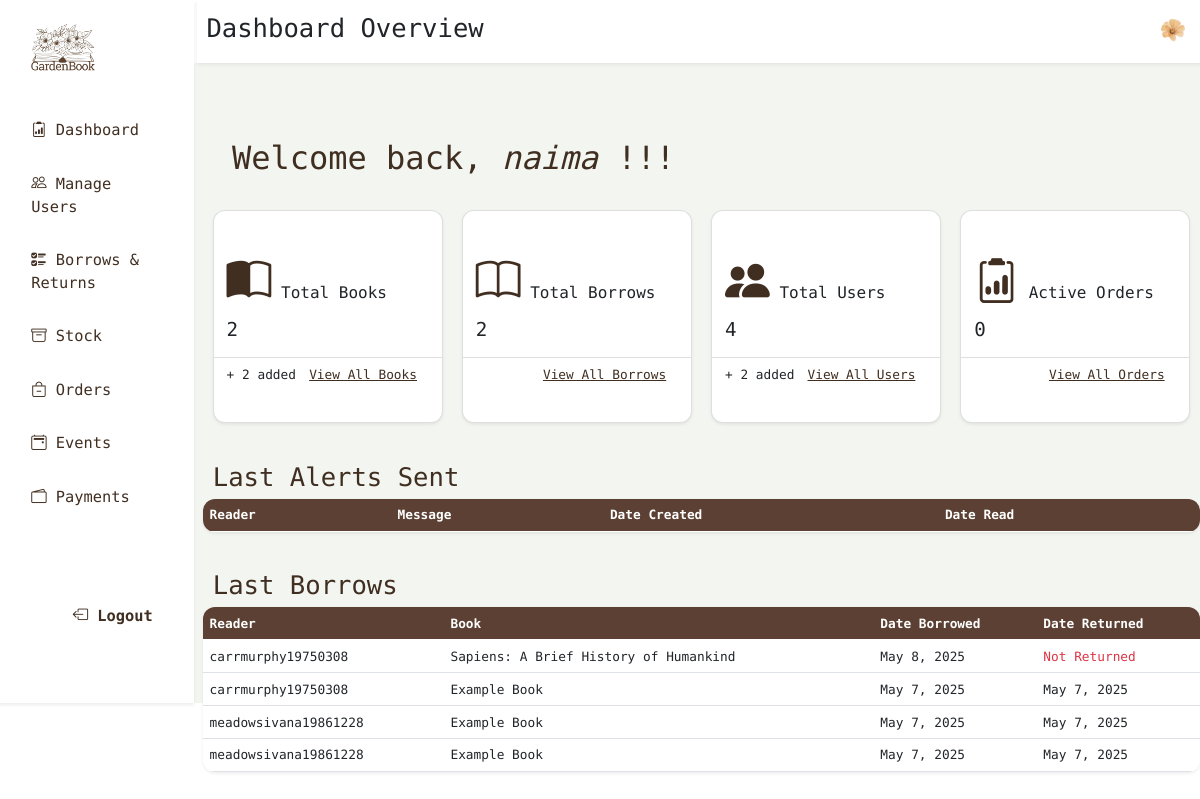
/dashboard (signed in), run on an earlier commit of the app's database.
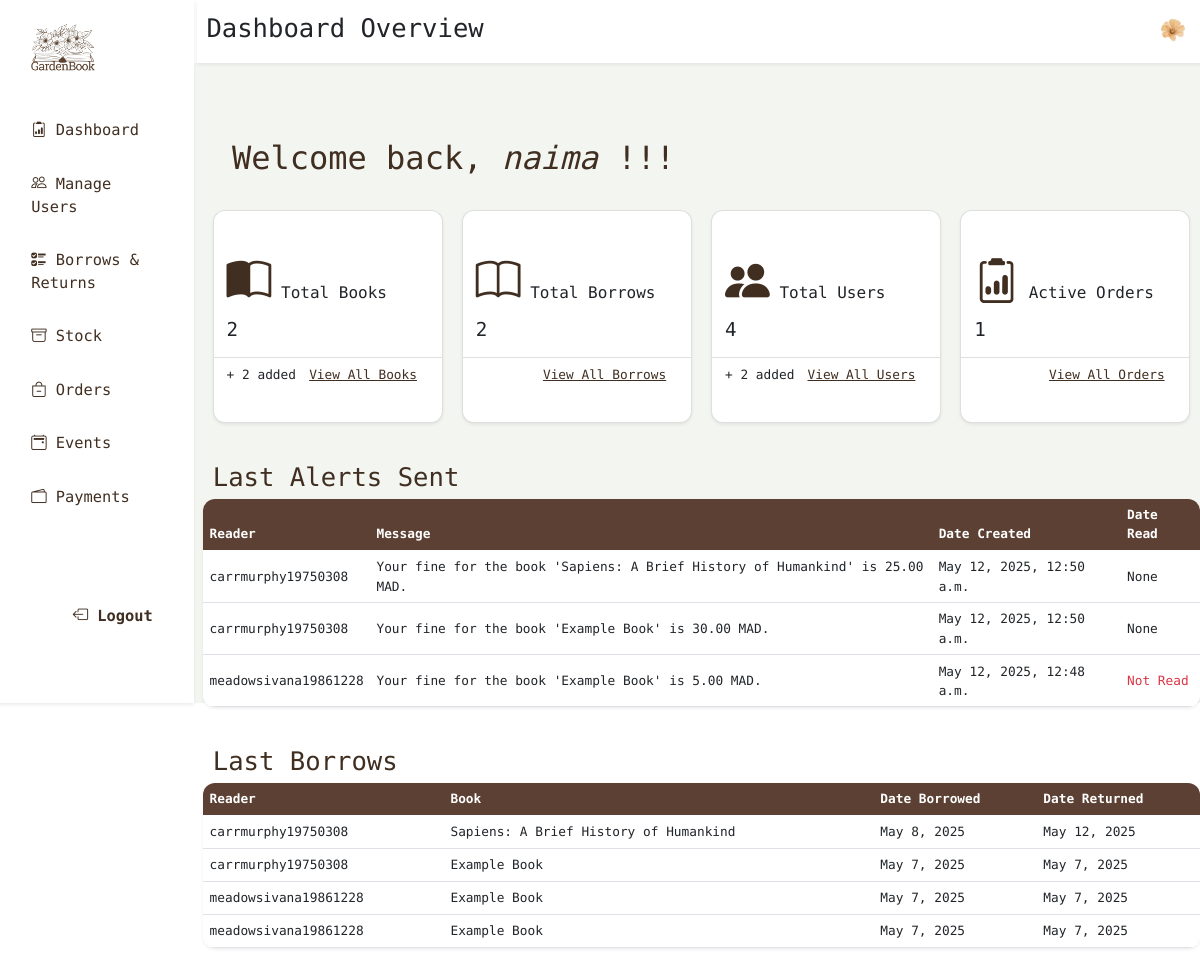
And on a later commit of the database.
### theApp/models.py (models this page shows, shortened)
class Person(AbstractUser):
    cin = models.CharField(max_length=20, unique=True, default="")
    profile_pic = models.ImageField(upload_to='profile_pics/', null=True, blank=True)
    first_name = models.CharField(max_length=50)
    last_name = models.CharField(max_length=50)
    role = models.CharField(max_length=20,choices=RoleName.choices, default=RoleName.READER)
    dob = models.DateField(null=True, blank=True)
    phone = models.CharField(max_length=15, null=True, blank=True)
    status = models.CharField(max_length=20, choices=MembershipStatus.choices, default=MembershipStatus.ACTIVE)
    address = models.CharField(max_length=255, null=True, blank=True)
    city = models.CharField(max_length=100, null=True, blank=True)
    postal_code = models.CharField(max_length=20, null=True, blank=True)
    country = models.CharField(max_length=100, null=True, blank=True)
    bio = models.CharField(max_length=300, null=True, blank=True)
    unread_alerts = models.IntegerField(default=0)
    class Meta:
        ordering = ['-date_joined']

class Borrow(models.Model):
    borrower = models.ForeignKey(Person, on_delete=models.CASCADE)
    book = models.ForeignKey(Book, on_delete=models.CASCADE)
    borrow_date = models.DateField(auto_now_add=True)
    due_date = models.DateField(default=date.today() + timedelta(days=15))
    return_date = models.DateField(null=True, blank=True)
    fine = models.DecimalField(max_digits=5, decimal_places=2, null=True, blank=True)# the fine should be updated every day
    is_fine_paid = models.BooleanField(default=False)
    returned = models.BooleanField(default=False)

class Book(models.Model):
    ISBN = models.CharField(max_length=13, unique=True)
    cover = models.ImageField(upload_to='book_covers/', null=True, blank=True, default="book_covers/default_cover.webp") # 'ImageField' handels image uploads
    title = models.CharField(max_length=255,default="")
    author = models.CharField(max_length=255,default="")
    edition = models.CharField(max_length=255,default="")
    availability = models.CharField(max_length=30,choices=Availability.choices, default=Availability.AVAILABLE)
    publication_year = models.IntegerField(default=0)
    nbPage = models.IntegerField(default="")
    lang = models.CharField(max_length=244,default="")
    genres = models.ManyToManyField(Genre)
    keywords = models.CharField(max_length=244,default="")
    description = models.CharField(max_length=244,default="")
    audience = models.CharField(max_length=20, choices=AudienceType.choices, default="")
    review = models.IntegerField(default=0, validators=[
            MinValueValidator(0),
            MaxValueValidator(10)
        ])
    nb_borrows = models.IntegerField(default=0)
    date_creation = models.DateField(auto_now_add=True)
    date_modification = models.DateField(auto_now=True)
    is_reserved = models.BooleanField(default=False)

class Alert(models.Model):
    user = models.ForeignKey(Person, on_delete=models.CASCADE)
    title = models.CharField(max_length=255, default="")
    message = models.TextField()
    date_created = models.DateTimeField(auto_now_add=True)
    date_read = models.DateTimeField(null=True, blank=True)
    is_read = models.BooleanField(default=False)

### theApp/views.py (the view)
# urls.py: path('dashboard', views.dashboard, name='dashboard'),
@login_required(login_url='login')
@role_required(['Administrator', 'Librarian'])  # Optional, use only if role-based access is needed
def dashboard(request):
    now = timezone.now()
    start_of_month = now.replace(day=1)
    total_books = Book.objects.count()
    new_monthly_stock = Book.objects.filter(date_creation__gte=start_of_month).count()
    total_users = Person.objects.count()
    active_orders = Order.objects.filter(status='Pending').count()
    alerts = Alert.objects.select_related('user').order_by('-date_created')[:5]
    borrows = Borrow.objects.select_related('borrower', 'book').order_by('-borrow_date')[:5]
    context = {
        'total_books': total_books,
        'new_monthly_stock': new_monthly_stock,
        'total_users': total_users,
        'active_orders': active_orders,
        'alerts': alerts,
        'borrows': borrows,
    }
    return render(request, 'dashboard.html', context)

### templates/dashboard.html (shortened to what this page needs)
{% extends 'baseLibrarian.html' %}
{% block page %} Dashboard Overview {% endblock %}
{% block content %}
<div class="container-fluid mt-4">
  <div class="row my-2 p-4">
    <h1 class="text-brown">Welcome back, <em> {{ request.user.username }} </em> !!!</h1>
  </div>
  <div class="row g-4 dashboard-cards">
    <div class="col-md-3">
      <div class="card shadow-sm py-4 rounded-20">
        <div class="card-body">
          <h5 class="card-title mt-3">
            <i class="bi bi-book-half display-4 text-brown"></i>
            Total Books
          </h5>
          <p class="card-text fs-4">{{ total_books }}</p>
        </div>
        <div class="card-footer d-flex justify-content-between bg-white align-items-center">
          <p><span>+ {{ new_monthly_stock }}</span> added</p>
          <p><a href="{% url 'stock' %}" class=" text-underline">View All Books</a></p>
        </div>
      </div>
    </div>
    <div class="col-md-3">
      <div class="card shadow-sm py-4 rounded-20">
        <div class="card-body">
          <h5 class="card-title mt-3">
            <i class="bi bi-book display-4 text-brown"></i>
            Total Borrows
          </h5>
          <p class="card-text fs-4">{{ total_books }}</p>
        </div>
        <div class="card-footer d-flex justify-content-end bg-white align-items-center">
          <p><a href="{% url 'borrows-returns' %}" class=" text-underline">View All Borrows</a></p>
        </div>
      </div>
    </div>
    <div class="col-md-3">
      <div class="card shadow-sm py-4 rounded-20">
        <div class="card-body">
          <h5 class="card-title mt-3">
            <i class="bi bi-people-fill display-4 text-brown"></i>
            Total Users
          </h5>
          <p class="card-text fs-4">{{ total_users }}</p>
        </div>
        <div class="card-footer d-flex justify-content-between bg-white align-items-center">
          <p><span>+ {{ new_monthly_stock }}</span> added</p>
          <p><a href="{% url 'manage-users' %}" class=" text-underline">View All Users</a></p>
        </div>
      </div>
    </div>
    <div class="col-md-3">
      <div class="card shadow-sm py-4 rounded-20">
        <div class="card-body">
          <h5 class="card-title mt-3">
            <i class="bi bi-clipboard2-data display-4 text-brown"></i>
            Active Orders
          </h5>
          <p class="card-text fs-4">{{ active_orders }}</p>
        </div>
        <div class="card-footer d-flex justify-content-end bg-white align-items-center">
          <p><a href="{% url 'orders' %}" class=" text-underline">View All Orders</a></p>
        </div>
      </div>
    </div>
  </div>
  <div class="row mt-5">
    <div class="col-md-12">
      <h2 class="text-brown">Last Alerts Sent</h2>
    </div>
    <div class="overflow-hidden shadow-sm p-0 rounded-20">
      <table class="table table-hover align-middle m-0">
        <thead class="bg-brown text-white">
          <tr>
            <th>Reader</th>
            <th>Message</th>
            <th>Date Created</th>
            <th>Date Read</th>
          </tr>
        </thead>
        <tbody class="bg-white">
          {% for alert in alerts %}
          <tr>
            <td>
                {{ alert.user.username }}
            </td>
            <td>{{ alert.message }}</td>
            <td>{{ alert.date_created }}</td>
            <td>
              {% if alert.is_read %}
              {{ alert.date_read }}
              {% else %}
              <span class="text-danger">Not Read</span>
              {% endif %}
            </td>
          </tr>
          {% endfor %}
        </tbody>
      </table>
    </div>
  </div>
  <div class="row mt-5">
    <div class="col-md-12">
      <h2 class="text-brown">Last Borrows</h2>
    </div>
    <div class="overflow-hidden shadow-sm p-0 rounded-20">
      <table class="table table-hover align-middle m-0">
        <thead class="bg-brown text-white">
          <tr>
            <th>Reader</th>
            <th>Book</th>
            <th>Date Borrowed</th>
            <th>Date Returned</th>
          </tr>
        </thead>
        <tbody class="bg-white">
          {% for borrow in borrows %}
          <tr>
            <td>
                {{ borrow.borrower.username }}
            </td>
            <td>
              {{  borrow.book.title }}
            </td>
            <td>
              {{ borrow.borrow_date }}
            </td>
            <td>
              {% if borrow.returned %}
              {{ borrow.return_date }}
              {% else %}
              <span class="text-danger">Not Returned</span>
              {% endif %}
            </td>
          </tr>
          {% endfor %}
        </tbody>
      </table>
    </div>
  </div>
</div>
{% endblock %}

### templates/baseLibrarian.html (shortened to what this page needs)
{% load static %}
<!DOCTYPE html>
<html lang="en">
<head>
  <link href="{% static 'assets/dist/css/bootstrap.min.css' %}" rel="stylesheet">
  <link rel="stylesheet" href="{% static 'css/base.css' %}">
</head>
<body>
  <div class="row" style="height: 100vh;">
    <header class="col-md-2 shadow-sm" style="font-size: larger;">
      <aside class="d-flex flex-column justify-content-between vh-100 p-3 mx-2">
        <div class="mb-4">
          <a href="{% url 'dashboard' %}" class="d-flex align-items-center mb-2 text-brown text-decoration-none">
            <img src="{% static 'assets/brand/_logo-nobg.png' %}" class="me-2" width="80" height="80" role="img"
              aria-label="GardenBook">
          </a>
        </div>
        <div class="d-flex flex-column" style="margin-bottom: auto;">
          <a href="{% url 'dashboard' %}" class="mb-4">
            <i class="bi bi-clipboard2-data"></i> Dashboard
          </a>
          <a href="{% url 'manage-users' %}" class="mb-4">
            <i class="bi bi-people"></i> Manage Users
          </a>
          <a href="{% url 'borrows-returns' %}" class="mb-4">
            <i class="bi bi-ui-checks"></i> Borrows & Returns
          </a>
          <a href="{% url 'stock' %}" class="mb-4">
            <i class="bi bi-archive"></i> Stock
          </a>
          <a href="{% url 'orders' %}" class="mb-4">
            <i class="bi bi-bag-dash"></i> Orders
          </a>
          <a href="{% url 'manage-event' %}" class="mb-4">
            <i class="bi bi-calendar2-event"></i> Events
          </a>
          <a href="{% url 'manage-payment' %}" class="mb-4">
            <i class="bi bi-wallet2"></i> Payments
          </a>
        </div>
        <div class="text-end mt-auto">
          <a href="{% url 'logout' %}" style="font-weight: bolder;">
            <i class="bi bi-box-arrow-left"></i> Logout
          </a>
        </div>
      </aside>
    </header>
    <main class="col px-0">
      <div class="row py-3 mx-1 shadow-sm">
        <div class="col-6">
          <h2>{% block page%} Current page name {% endblock page %}</h2>
        </div>
        <div class="col-6 d-flex justify-content-end">
          <a href="{% url 'dashboard' %}">
            <img src="{{ request.user.profile_pic.url }}" alt="Profile" class="rounded-circle"
              style="height: 30px; width: 30px;">
          </a>
        </div>
      </div>
      <div class="py-5 bg-green-soft" style="height: 100vh;">
        {% block content %}
        {% endblock content %}
      </div>
    </main>
  </div>
</body>
</html>

### static/css/base.css (style rules this page uses)
body { font-family: "Geist Mono", sans-serif; padding: 0; margin: 0; min-height: 100vh; zoom: 0.8; }
.bg-green-soft { background: #aabda028 !important; }
.bg-brown { background: #5c4033 !important; }
.text-brown { color: #402e21; }
a { text-decoration: none; padding: 7px 15px; }
header a { color: #402e21; }
.rounded-20 { border-radius: 15px; }

What changed in the data, as far as the page shows it:
added Alert: user.username "carrmurphy19750308", message "Your fine for the book 'Sapiens: A Brief History of Humankind' is 25.00 MAD.", date_created "May 12, 2025, 12:50 a.m.", date_read "None"
added Alert: user.username "carrmurphy19750308", message "Your fine for the book 'Example Book' is 30.00 MAD.", date_created "May 12, 2025, 12:50 a.m.", date_read "None"
added Alert: user.username "meadowsivana19861228", message "Your fine for the book 'Example Book' is 5.00 MAD.", date_created "May 12, 2025, 12:48 a.m.", is_read "Not Read"
changed Borrow "Sapiens: A Brief History of Humankind": return_date (not shown) → "May 12, 2025"; no longer shows "Not Returned"
Also different on the page:
{{ active_orders }}: "0" → "1"
